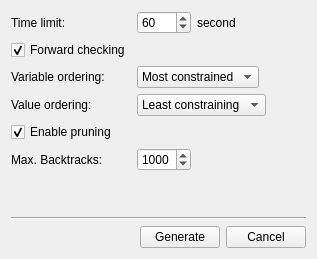
                    <widget class="QWidget" name="tabBacktracking">
                        <attribute name="title">
                            <string>Backtracking</string>
                        </attribute>
                        <layout class="QVBoxLayout">
                            <item>
                                <layout class="QFormLayout">
                                    <item row="0" column="0">
                                        <widget class="QLabel" name="labelBacktrackingTimeout">
                                            <property name="text">
                                                <string>Time limit:</string>
                                            </property>
                                        </widget>
                                    </item>
                                    <item row="0" column="1">
                                        <layout class="QHBoxLayout">
                                            <item>
                                                <widget class="QSpinBox" name="spinBacktrackingTimeout">
                                                    <property name="maximum">
                                                        <number>9999</number>
                                                    </property>
                                                    <property name="value">
                                                        <number>60</number>
                                                    </property>
                                                </widget>
                                            </item>
                                            <item>
                                                <widget class="QLabel" name="labelBacktrackingTimeoutUnit">
                                                    <property name="text">
                                                        <string>second</string>
                                                    </property>
                                                </widget>
                                            </item>
                                            <item>
                                                <spacer>
                                                    <property name="orientation">
                                                        <enum>Qt::Horizontal</enum>
                                                    </property>
                                                    <property name="sizeHint" stdset="0">
                                                        <size>
                                                            <width>40</width>
                                                            <height>20</height>
                                                        </size>
                                                    </property>
                                                </spacer>
                                            </item>
                                        </layout>
                                    </item>
                                    <item row="1" column="0">
                                        <widget class="QCheckBox" name="checkboxBacktrackingForwardChecking">
                                            <property name="text">
                                                <string>Forward checking</string>
                                            </property>
                                            <property name="checked">
                                                <bool>true</bool>
                                            </property>
                                        </widget>
                                    </item>
                                    <item row="2" column="0">
                                        <widget class="QLabel" name="labelBacktrackingVariableOrdering">
                                            <property name="text">
                                                <string>Variable ordering:</string>
                                            </property>
                                        </widget>
                                    </item>
                                    <item row="2" column="1">
                                        <layout class="QHBoxLayout">
                                            <item>
                                                <widget class="QComboBox" name="comboBacktrackingVariableOrdering">
                                                    <property name="currentIndex">
                                                        <number>0</number>
                                                    </property>
                                                    <item>
                                                        <property name="text">
                                                            <string>Most constrained</string>
                                                        </property>
                                                    </item>
                                                    <item>
                                                        <property name="text">
                                                            <string>Smallest domain</string>
                                                        </property>
                                                    </item>
                                                    <item>
                                                        <property name="text">
                                                            <string>Random</string>
                                                        </property>
                                                    </item>
                                                </widget>
                                            </item>
                                            <item>
                                                <spacer>
                                                    <property name="orientation">
                                                        <enum>Qt::Horizontal</enum>
                                                    </property>
                                                    <property name="sizeHint" stdset="0">
                                                        <size>
                                                            <width>40</width>
                                                            <height>20</height>
                                                        </size>
                                                    </property>
                                                </spacer>
                                            </item>
                                        </layout>
                                    </item>
                                    <item row="3" column="0">
                                        <widget class="QLabel" name="labelBacktrackingValueOrdering">
                                            <property name="text">
                                                <string>Value ordering:</string>
                                            </property>
                                        </widget>
                                    </item>
                                    <item row="3" column="1">
                                        <layout class="QHBoxLayout">
                                            <item>
                                                <widget class="QComboBox" name="comboBacktrackingValueOrdering">
                                                    <property name="currentIndex">
                                                        <number>0</number>
                                                    </property>
                                                    <item>
                                                        <property name="text">
                                                            <string>Least constraining</string>
                                                        </property>
                                                    </item>
                                                    <item>
                                                        <property name="text">
                                                            <string>Random</string>
                                                        </property>
                                                    </item>
                                                </widget>
                                            </item>
                                            <item>
                                                <spacer>
                                                    <property name="orientation">
                                                        <enum>Qt::Horizontal</enum>
                                                    </property>
                                                    <property name="sizeHint" stdset="0">
                                                        <size>
                                                            <width>40</width>
                                                            <height>20</height>
                                                        </size>
                                                    </property>
                                                </spacer>
                                            </item>
                                        </layout>
                                    </item>
                                    <item row="4" column="0">
                                        <widget class="QCheckBox" name="checkboxBacktrackingEnablePruning">
                                            <property name="text">
                                                <string>Enable pruning</string>
                                            </property>
                                            <property name="checked">
                                                <bool>true</bool>
                                            </property>
                                        </widget>
                                    </item>
                                    <item row="5" column="0">
                                        <widget class="QLabel" name="labelBacktrackingMaxBacktracks">
                                            <property name="text">
                                                <string>Max. Backtracks:</string>
                                            </property>
                                        </widget>
                                    </item>
                                    <item row="5" column="1">
                                        <layout class="QHBoxLayout">
                                            <item>
                                                <widget class="QSpinBox" name="spinBacktrackingMaxBacktracks">
                                                    <property name="maximum">
                                                        <number>9999</number>
                                                    </property>
                                                    <property name="value">
                                                        <number>1000</number>
                                                    </property>
                                                </widget>
                                            </item>
                                            <item>
                                                <spacer>
                                                    <property name="orientation">
                                                        <enum>Qt::Horizontal</enum>
                                                    </property>
                                                    <property name="sizeHint" stdset="0">
                                                        <size>
                                                            <width>40</width>
                                                            <height>20</height>
                                                        </size>
                                                    </property>
                                                </spacer>
                                            </item>
                                        </layout>
                                    </item>
                                </layout>
                            </item>
                            <item>
                                <spacer>
                                    <property name="orientation">
                                        <enum>Qt::Vertical</enum>
                                    </property>
                                    <property name="sizeHint" stdset="0">
                                        <size>
                                            <width>20</width>
                                            <height>40</height>
                                        </size>
                                    </property>
                                </spacer>
                            </item>
                            <item>
                                <widget class="Line">
                                    <property name="orientation">
                                        <enum>Qt::Horizontal</enum>
                                    </property>
                                </widget>
                            </item>
                            <item>
                                <layout class="QHBoxLayout">
                                    <item>
                                        <spacer>
                                            <property name="orientation">
                                                <enum>Qt::Horizontal</enum>
                                            </property>
                                            <property name="sizeHint" stdset="0">
                                                <size>
                                                    <width>40</width>
                                                    <height>20</height>
                                                </size>
                                            </property>
                                        </spacer>
                                    </item>
                                    <item>
                                        <widget class="QPushButton" name="buttonBacktrackingGenerate">
                                            <property name="text">
                                                <string>Generate</string>
                                            </property>
                                        </widget>
                                    </item>
                                    <item>
                                        <widget class="QPushButton" name="buttonBacktrackingCancel">
                                            <property name="text">
                                                <string>Cancel</string>
                                            </property>
                                        </widget>
                                    </item>
                                </layout>
                            </item>
                        </layout>
                    </widget>
